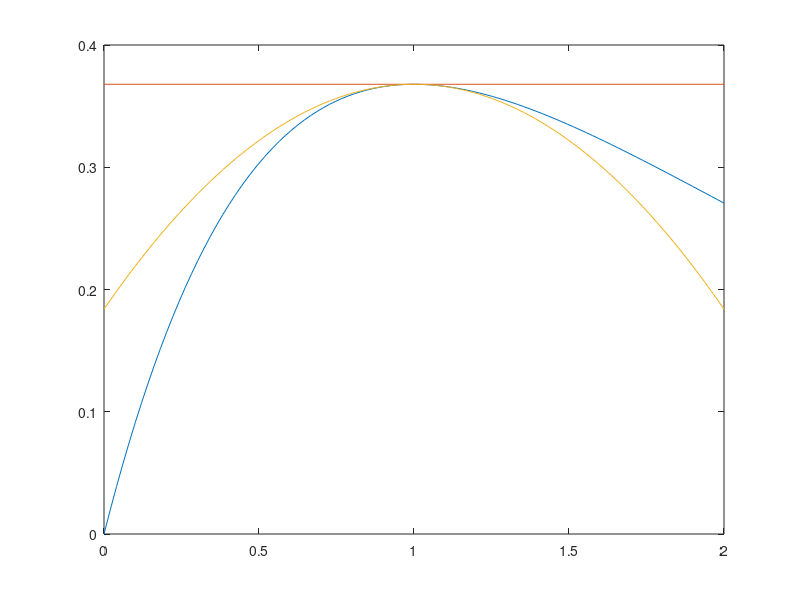

This figure's MATLAB source:
% x e^(-x) graph; Taylor approx

close all;
x = linspace(0, 2);
y = x .* exp(-x);
plot(x, y);

hold on;
plot( [0, 2], [exp(-1), exp(-1)]);

y2 = exp(-1) - exp(-1)/2 .* (x-1).^2;
plot(x, y2);
